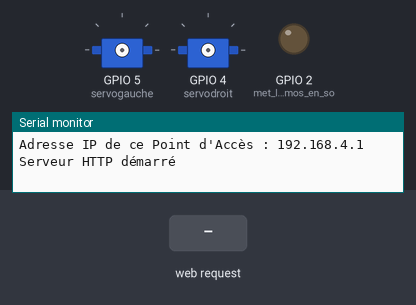
Bench run of a sketch on a simulated ESP8266 (Wemos D1 mini). On the bench: 2 × servo, output pins drawn as LEDs (lit = HIGH), the last lines printed to the serial monitor. The test bench sets the inputs (shaded band).

Above: at 2.2 s.
2.3 s: HTTP request GET /avance received
3.8 s: HTTP request GET /recule received
At 4.7 s:
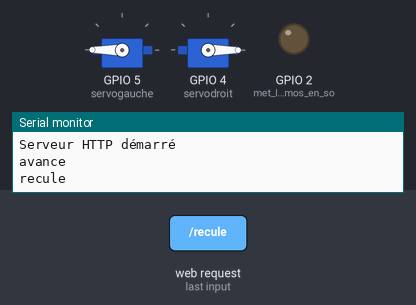
5.3 s: HTTP request GET /droite received
At 5.9 s:
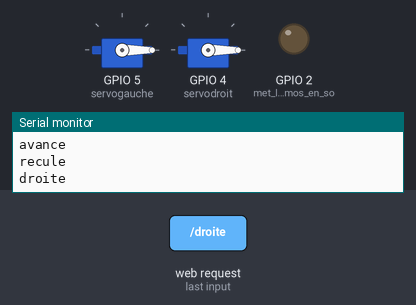
6.8 s: HTTP request GET /gauche received
At 8.0 s:
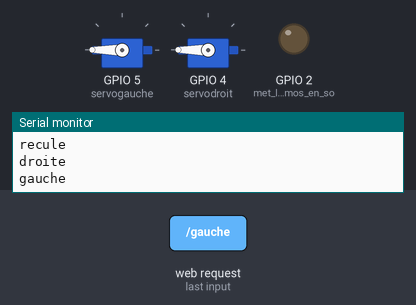
8.3 s: HTTP request GET /stop received
At 9.3 s:
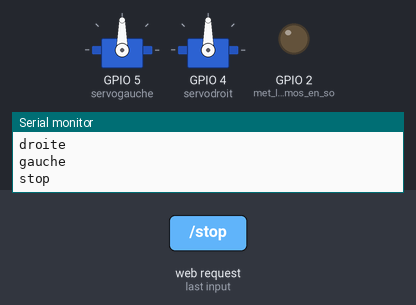
9.8 s: HTTP request GET / received
At 10.5 s:
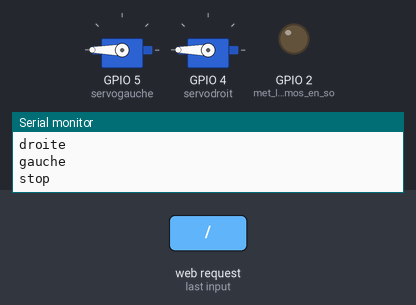
Timing chart, 0 to 12.3 s (numbered marks = the images above; inputs shaded):
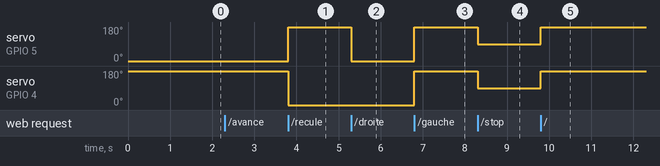

The sketch:

petitbot.ino
```cpp
// (licence header left out)
/*
   ???????
 ???    ????
 ???   ????
     ????
     ????  =========     ++++
     ????  =========     ++++
                    ++++++++++++++
                    ++++++++++++++
     ????  =========     ++++
     ????  =========     ++++
CC-By-Sa Les petits débrouillards 2016
*/

// on appelle la bibliothèque qui gère le Wemos D1 mini
#include <ESP8266WiFi.h>

// Gestion du Wifi
#include <ESP8266WebServer.h>
#include <DNSServer.h>
#include <ESP8266mDNS.h>
#include <WiFiClient.h>

//  Definition du WiFi
const char *nomDuReseau = "petitbot";     // Nom du réseau wifi du petit bot
const char *motDePasse = "";    // Mot de passe du réseau wifi du petit bot
// ATTENTION - le mot de passe doit faire soit 0 caractères soit 8 ou plus sinon
// La configuration de votre réseau wifi ne se fera pas (ni mot de passe, ni nom de réseau !).
//création du monServeur
ESP8266WebServer monServeur(80);               // Création de l'objet monServeur

//Gestion des servomoteurs
#include <Servo.h>   //appel de la bibliothèque qui gère les servomoteurs
// création des servomoteurs
Servo servogauche;   // Nom du servo qui gère la première roue
Servo servodroit;    // Seconde roue

//déclaration des Variables
//int --- en cours
int val = -1; // Val nous sert à stocker la commande de l'utilisateur (stop, avance, ...).

void setup(){
  delay(1000);
  Serial.begin(9600); // Ouvre une connexion série pour monitorer le fonctionnement du code quand on reste branché a l'ordinateur
  Serial.println();
  Serial.println();
  configDuWifi();
  servodroit.detach();  // Place les servos hors tension
  servogauche.detach();
  pinMode(LED_BUILTIN, OUTPUT);    //met la led du Wemos en sortie
  digitalWrite(LED_BUILTIN, LOW);  //met la led du Wemos sur le niveau bas ce qui l'allume.
}

void loop(){
    val = -1;
    monServeur.handleClient();
}

///////////////////////GESTION DES INSTRUCTIONS///////////////////////////
void GestionDesClics() {
  monServeur.on("/avance", HTTP_GET, []() {
  val = 1;
  Serial.println("avance");
  redactionPageWeb();
  });

  monServeur.on("/recule", HTTP_GET, []() {
  val = 2;
  Serial.println("recule");
  redactionPageWeb();
  });

  monServeur.on("/droite", HTTP_GET, []() {
  val = 4;
  Serial.println("droite");
  redactionPageWeb();
  });

  monServeur.on("/gauche", HTTP_GET, []() {
  val = 3;
  Serial.println("gauche");
  redactionPageWeb();
  });

  monServeur.on("/stop", HTTP_GET, []() {
  val = 0;
  Serial.println("stop");
  redactionPageWeb();
  });

  monServeur.on("/", HTTP_GET, []() {
  val = -1;
  redactionPageWeb();
  });

}

///////////////////////////LA PAGE WEB DE CONROLE DU PETIT BOT/////////////////////////////////////////
void redactionPageWeb(){
  // Prépare la page web de réponse (le code HTML sera écrit dans la chaine de caractère "pageWeb").
  String pageWeb = "<!DOCTYPE HTML>\r\n";
  pageWeb += "<html>\r\n";
  pageWeb += "<center>";    //On ouvre la balise qui va centrer les boutons
  pageWeb += "<h1 style=\"font-size:300%;\"\> Le petit bot ";
  pageWeb += "<style type=\"text/css\">  body { color: #212121; background-color: #CC0C59 } </style>";

  // On finalise l'écriture de la page Web et on donne les instructions aux servos
  pageWeb += instruction(val); // pour cela on appelle la fonction "instruction"

  // On termine l'écriture de la page Web
  pageWeb += "</h1>";
  pageWeb += "<br>"; //aller à la ligne
  pageWeb += "<br>"; //aller à la ligne
  pageWeb += "<a href=\"/stop\"\"><button style=\"font-size:200%; width: 18%; background-color:#0CCC16; border-radius: 12px\"\>Stop </button></a>\r\n";      // créer un bouton "Stop", qui envoie sur l'URL /stop
  pageWeb += "<a href=\"/avance\"\"><button style=\"font-size:200%; width: 18%; background-color:#0CCC16; border-radius: 12px\"\>Avance </button></a>\r\n";  // créer un bouton "Avance"...
  pageWeb += "<a href=\"/recule\"\"><button style=\"font-size:200%; width: 18%; background-color:#0CCC16; border-radius: 12px\"\>Recule </button></a>\r\n";
  pageWeb += "<a href=\"/droite\"\"><button style=\"font-size:200%; width: 18%; background-color:#0CCC16; border-radius: 12px\"\>Droite </button></a>\r\n";
  pageWeb += "<a href=\"/gauche\"\"><button style=\"font-size:200%; width: 18%; background-color:#0CCC16; border-radius: 12px\"\>Gauche </button></a><br />\r\n";
  pageWeb += "</center>"; // tout est centré sur la page
  pageWeb += "</html>\n"; //Fin de la page Web

  // On envoie la page web
  monServeur.send(200, "text/html", pageWeb);
  delay(1);
}

///////////////////INSTRUCTIONS/////////////////////////////////////////////////////////
String instruction(int valeur){ //Cette fonction traite les instructions qui sont reçues
  int gauche;                           // Variable dont la valeur 180 ou 0 fera tourner le servo gauche dans un sens ou l'autre
  int droite;                           // Idem pour le servo droit
  String completePage;                  // Déclaration de la chaine de caractère qui sera renvoyée par cette fonction pour compléter la page web
  switch(valeur){                       // En fonction de la variable valeur on va donner un ordre aux servos
    case 0 :                            // et un texte à la chaine de caractère "completePage"
    completePage = " est a l&rsquo;arr&ecirc;t ";
    droite = 90;
    gauche = 90;
    break;
    case 1 :
    completePage = " avance ";
    droite = 180;
    gauche = 0;
    break;
    case 2 :
    completePage = " recule ";
    droite = 0;
    gauche = 180;
    break;
    case 3 :
    completePage = " tourne a gauche ";
    droite = 180;
    gauche = 180;
    break;
    case 4 :
    completePage = " tourne a droite ";
    droite = 0;
    gauche = 0;
    break;
    // que faire du cas ou val = -1 ? marquer ici ce qui doit être fait.
  }
  servogauche.attach(5);     // Broche D1
  servodroit.attach(4);      // Broche D2
  servogauche.write(gauche);
  servodroit.write(droite);
  return completePage;        // on renvoie la chaine de caractère pour compléter la page web
}
////////////////////////CONFIGURATION WIFI///////////////////////////////////////////////
void configDuWifi(){  // Fonction de configuratio du Wifi
  WiFi.mode(WIFI_AP); // le wemos est en mode "Point d'Accès" (il déploie un réseau wifi)
  WiFi.softAP(nomDuReseau, motDePasse, 2); // on démarre le "Point d'Accès".
  MDNS.begin(nomDuReseau);                 // gérer les DNS ce qui rendra votre petit bot accessible
  MDNS.addService("http", "tcp", 80);      // via http://nomDuReseau.local
  IPAddress monIP = WiFi.softAPIP();       // on récupère l'adresse IP du petit Bot
  Serial.print("Adresse IP de ce Point d'Accès : ");
  Serial.println(monIP);                   // on l'écrit sur le moniteur série
  GestionDesClics();
  monServeur.begin();                      //Démarrage du monServeur
  Serial.println("Serveur HTTP démarré");
  return;                                  // on retourne à l'endroit ou la fonction a été appelée.
}
```

Measured:
- after the input at 3.8 s, servo on GPIO 5 (servogauche): 0° → 180° at once; servo on GPIO 4 (servodroit): 180° → 0° at once
- after the input at 5.3 s, servo on GPIO 5 (servogauche): 180° → 0° at once
- after the input at 6.8 s, servo on GPIO 5 (servogauche), servo on GPIO 4 (servodroit): 0° → 180° at once
- after the input at 8.3 s, servo on GPIO 5 (servogauche), servo on GPIO 4 (servodroit): 180° → 90° at once
- after the input at 9.8 s, servo on GPIO 5 (servogauche), servo on GPIO 4 (servodroit): 90° → 180° at once
